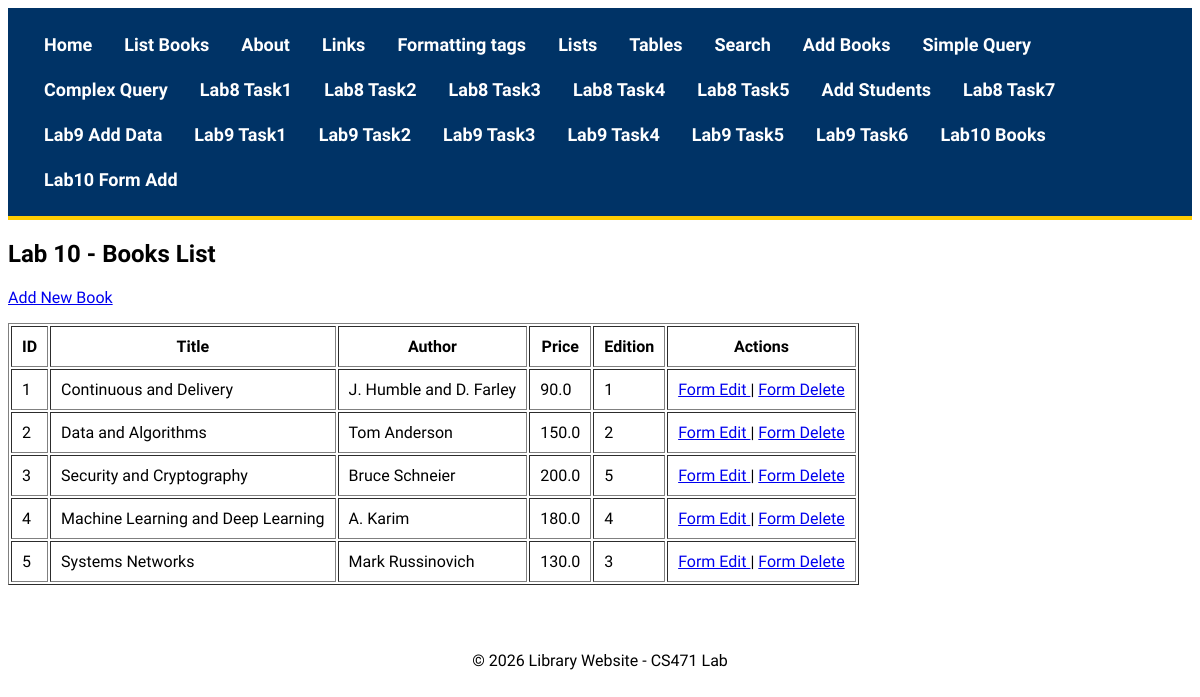
Before: /lab10/listbooks/ with the older database file.
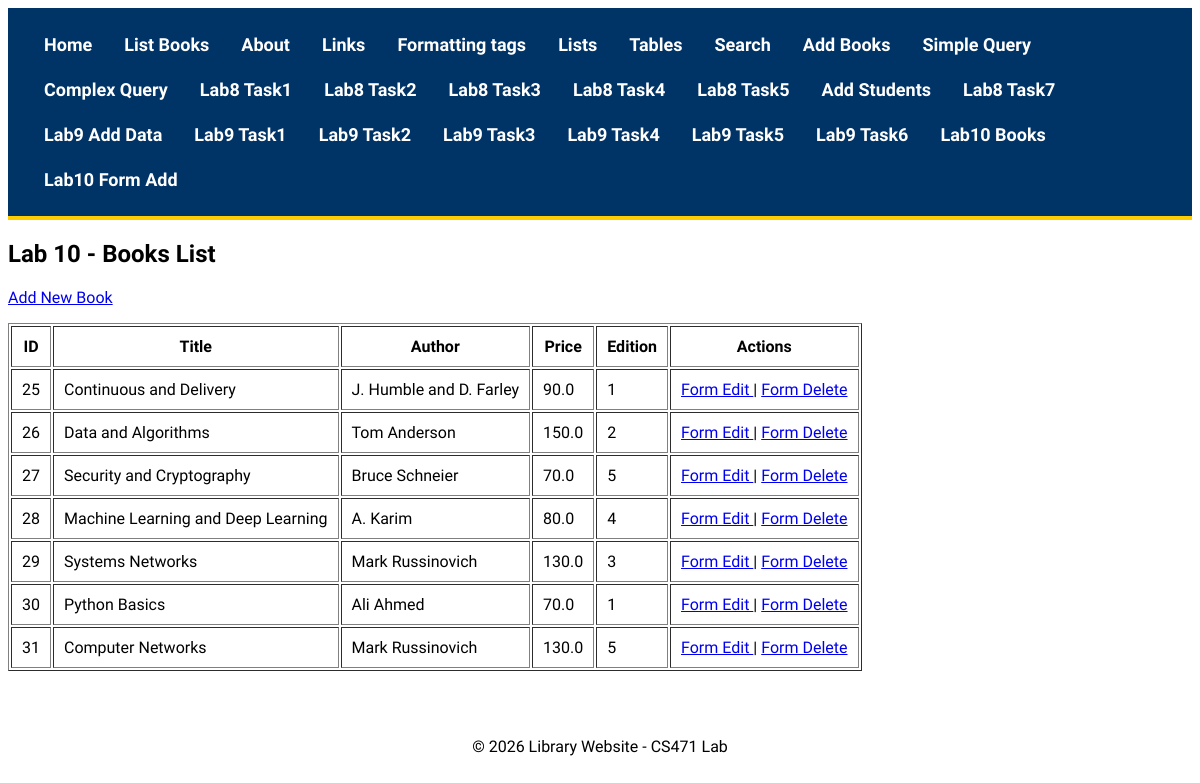
After: the same page with the newer database file.
### apps/bookmodule/models.py (models this page shows, shortened)
class Book(models.Model):
    title = models.CharField(max_length=50)
    author = models.CharField(max_length=50)
    price = models.FloatField(default=0.0)
    edition = models.SmallIntegerField(default=1)

### apps/bookmodule/views.py (the view)
# urls.py: path('lab10/listbooks/', views.list_books_lab10, name='books.lab10.list'),
def list_books_lab10(request):
    books = Book.objects.all()
    return render(
        request,
        'bookmodule/listbooks_lab10.html',
        {'books': books}
    )

### apps/templates/bookmodule/listbooks_lab10.html (shortened to what this page needs)
{% extends "layouts/base.html" %}
{% block content %}
<h2>Lab 10 - Books List</h2>
<p>
    <a href="{% url 'books.lab10.add' %}">
        Add New Book
    </a>
</p>
<table border="1" cellpadding="10">
    <tr>
        <th>ID</th>
        <th>Title</th>
        <th>Author</th>
        <th>Price</th>
        <th>Edition</th>
        <th>Actions</th>
    </tr>
    {% for book in books %}
    <tr>
        <td>{{ book.id }}</td>
        <td>{{ book.title }}</td>
        <td>{{ book.author }}</td>
        <td>{{ book.price }}</td>
        <td>{{ book.edition }}</td>
        <td>
            <a href="{% url 'books.lab10.form.edit' book.id %}">
                Form Edit
            </a>
            |
            <a href="{% url 'books.lab10.form.delete' book.id %}">
                Form Delete
            </a>
        </td>
    </tr>
    {% endfor %}
</table>
{% endblock %}

### apps/templates/layouts/base.html (shortened to what this page needs)
<!DOCTYPE html>
<html>
{% load static %}
<head>
<link rel="stylesheet" href="https://cdnjs.cloudflare.com/ajax/libs/font-awesome/4.7.0/css/font-awesome.min.css">
<link rel="stylesheet" href="{% static 'styles.css' %}">
</head>
<body>
{% include "includes/header.html" %}
{% block content %} {% endblock content %}
{% include "includes/footer.html" %}
</body>
</html>

### apps/templates/includes/header.html
{% with request.resolver_match.url_name as url_name %}
<div class="topnav">
  <a class="{% if url_name == 'books.index' %}active{% endif %}" href="{% url 'books.index' %}">Home</a>
  <a class="{% if url_name == 'books.list_books' %}active{% endif %}" href="{% url 'books.list_books' %}">List Books</a>
  <a class="{% if url_name == 'books.aboutus' %}active{% endif %}" href="{% url 'books.aboutus' %}">About</a>
  <a class="{% if url_name == 'books.html_links' %}active{% endif %}" href="{% url 'books.html_links' %}">Links</a>
  <a class="{% if url_name == 'books.text_formatting' %}active{% endif %}" href="{% url 'books.text_formatting' %}">Formatting tags</a>
  <a class="{% if url_name == 'books.lists' %}active{% endif %}" href="{% url 'books.lists' %}">Lists</a>
  <a class="{% if url_name == 'books.tables' %}active{% endif %}" href="{% url 'books.tables' %}">Tables</a>
  <a class="{% if url_name == 'books.search' %}active{% endif %}" href="{% url 'books.search' %}">Search</a>
  <a href="{% url 'add_books' %}">Add Books</a>
  <a href="{% url 'books.simple.query' %}">Simple Query</a>
  <a href="{% url 'books.complex.query' %}">Complex Query</a>
  <a href="{% url 'books.lab8.task1' %}">Lab8 Task1</a>
  <a href="{% url 'books.lab8.task2' %}">Lab8 Task2</a>
  <a href="{% url 'books.lab8.task3' %}">Lab8 Task3</a>
  <a href="{% url 'books.lab8.task4' %}">Lab8 Task4</a>
  <a href="{% url 'books.lab8.task5' %}">Lab8 Task5</a>
  <a href="{% url 'books.add_students' %}">Add Students</a>
  <a href="{% url 'books.lab8.task7' %}">Lab8 Task7</a>
  <a href="{% url 'books.lab9.add_data' %}">Lab9 Add Data</a>
  <a href="{% url 'books.lab9.task1' %}">Lab9 Task1</a>
  <a href="{% url 'books.lab9.task2' %}">Lab9 Task2</a>
  <a href="{% url 'books.lab9.task3' %}">Lab9 Task3</a>
  <a href="{% url 'books.lab9.task4' %}">Lab9 Task4</a>
  <a href="{% url 'books.lab9.task5' %}">Lab9 Task5</a>
  <a href="{% url 'books.lab9.task6' %}">Lab9 Task6</a>
  <a href="{% url 'books.lab10.list' %}">Lab10 Books</a>
  <a href="{% url 'books.lab10.form.add' %}">Lab10 Form Add</a>
</div>
{% endwith %}

### apps/templates/includes/footer.html
<footer style="margin-top: 40px; text-align: center; padding: 10px;">
  <p>© 2026 Library Website - CS471 Lab</p>
</footer>

### apps/static/styles.css (style rules this page uses)
body { font-family: 'Tajawal', sans-serif; }
.topnav { background-color: #003366; overflow: hidden; padding: 14px 20px; border-bottom: 4px solid #ffcc00; }
.topnav a { float: left; color: white; text-align: center; padding: 12px 16px; text-decoration: none; font-size: 18px; font-weight: bold; }

Changed rows visible on the page:
removed Book: id "1", title "Continuous and Delivery", author "J. Humble and D. Farley", price "90.0", edition "1"
removed Book: id "2", title "Data and Algorithms", author "Tom Anderson", price "150.0", edition "2"
removed Book: id "3", title "Security and Cryptography", author "Bruce Schneier", price "200.0", edition "5"
removed Book: id "4", title "Machine Learning and Deep Learning", author "A. Karim", price "180.0", edition "4"
removed Book: id "5", title "Systems Networks", author "Mark Russinovich", price "130.0", edition "3"
added Book: id "25", title "Continuous and Delivery", author "J. Humble and D. Farley", price "90.0", edition "1"
added Book: id "26", title "Data and Algorithms", author "Tom Anderson", price "150.0", edition "2"
added Book: id "27", title "Security and Cryptography", author "Bruce Schneier", price "70.0", edition "5"
added Book: id "28", title "Machine Learning and Deep Learning", author "A. Karim", price "80.0", edition "4"
added Book: id "29", title "Systems Networks", author "Mark Russinovich", price "130.0", edition "3"
added Book: id "30", title "Python Basics", author "Ali Ahmed", price "70.0", edition "1"
added Book: id "31", title "Computer Networks", author "Mark Russinovich", price "130.0", edition "5"
